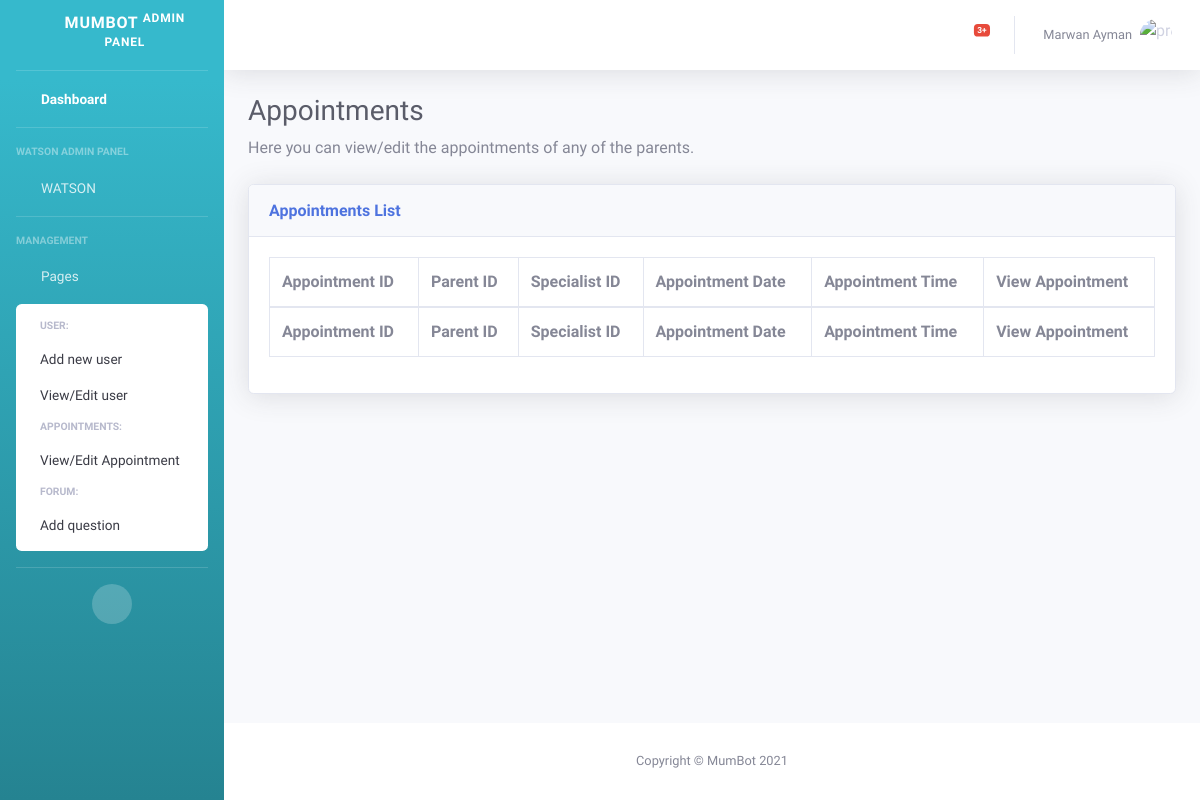
Before: /grad/appointments.html (signed in) with the older database file.
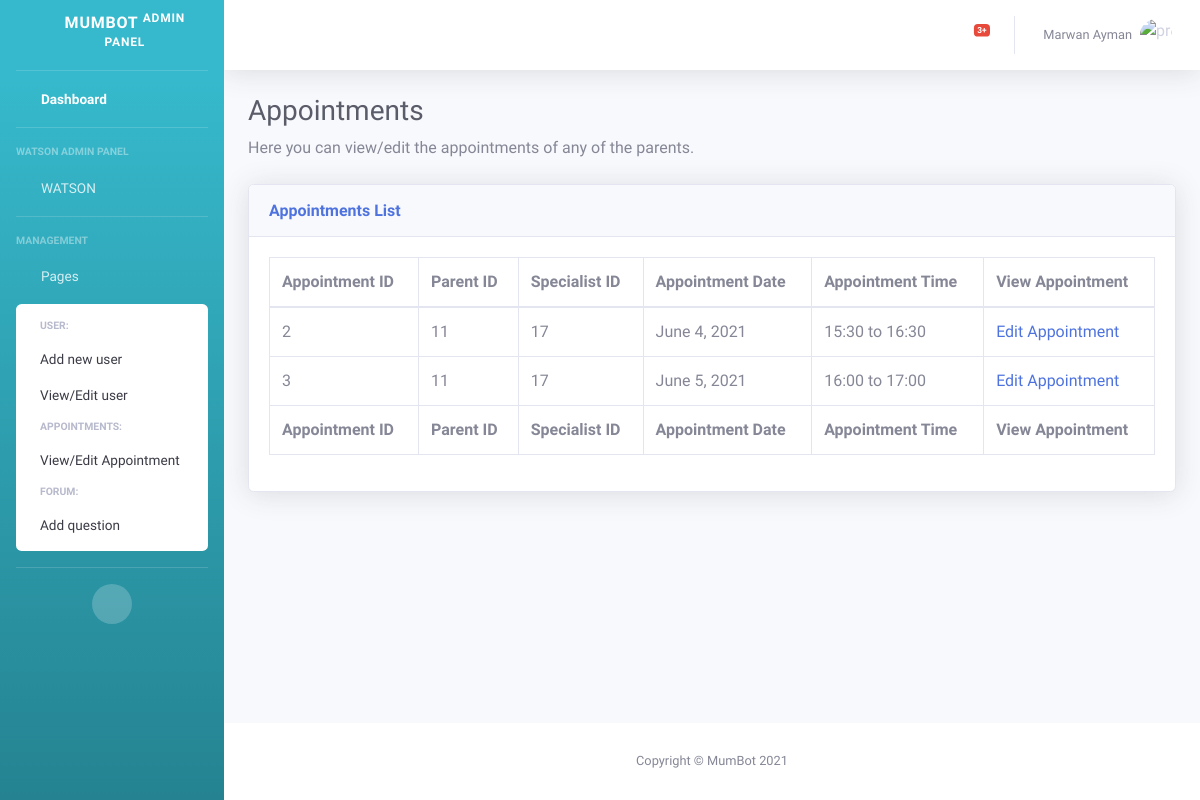
After: the same page with the newer database file.
### grad/models.py (models this page shows, shortened)
class VideoSession(models.Model):
    parent_id = models.ForeignKey(
        Parent, on_delete=models.CASCADE, related_name="VideoSessions")
    video_price = models.FloatField(default=50)
    video_duration_in_minutes = models.IntegerField(default=60)
    video_slot = models.ForeignKey(Slots, on_delete=models.CASCADE, related_name="RelatedApp")

class User(models.Model):
    user_password = models.CharField(max_length=32)
    user_name = models.CharField(max_length=25)
    user_phone = models.CharField(max_length=15)
    user_email = models.EmailField(max_length=254)
    user_role = models.IntegerField()

class Slots(models.Model):
    schedule_specialist = models.ForeignKey(
        Specialist, on_delete=models.CASCADE)
    free_day = models.CharField(max_length=20, default="")
    slot_date = models.DateField(
        auto_now=False, auto_now_add=False, default="2000-01-01")
    slot_start_time = models.TimeField(auto_now=False, auto_now_add=False)
    slot_end_time = models.TimeField(auto_now=False, auto_now_add=False)
    slot_start_time_integer = models.IntegerField(default=0)
    booked = models.BooleanField(default=0)

### grad/views.py (the view)
# urls.py: path("appointments.html", views.appointments, name="appointments"),
def appointments(request):
    if not request.user.is_authenticated:
        messages.error(request, "You are not authorized to view this page!")
        return HttpResponseRedirect(reverse("login"))
    else:
        return render(request, "grad/appointments.html", {
            "appointments": VideoSession.objects.all(),
        })

### grad/models.py (called while the page is built)
    def __str__(self):
        return f"{self.id}"

    def __str__(self):
        return f"{self.id}"

### grad/templates/grad/appointments.html (shortened to what this page needs)
<!DOCTYPE html>
<html lang="en">
<head>
    {% load static %}
    <link href="{% static 'grad/vendor/fontawesome-free/css/all.min.css' %}" rel="stylesheet" type="text/css">
    <link href="{% static 'grad/css/sb-admin-2.min.css' %}" rel="stylesheet">
    <link href="{% static 'grad/vendor/datatables/dataTables.bootstrap4.min.css' %}" rel="stylesheet">
</head>
<body id="page-top">
    <div id="wrapper">
        {% include "grad/sidebar.html" %}
        <div id="content-wrapper" class="d-flex flex-column">
            <div id="content">
                {% include "grad/navbar.html" %}
                <div class="container-fluid">
                    <h1 class="h3 mb-2 text-gray-800">Appointments</h1>
                    <p class="mb-4">Here you can view/edit the appointments of any of the parents.</p>
                    <div class="card shadow mb-4">
                        <div class="card-header py-3">
                            <h6 class="m-0 font-weight-bold text-primary">Appointments List</h6>
                        </div>
                        <div class="card-body">
                            <div class="table-responsive">
                                <table class="table table-bordered table-hover" id="dataTable" width="100%"
                                    cellspacing="0">
                                    <thead>
                                        <tr>
                                            <th>Appointment ID</th>
                                            <th>Parent ID</th>
                                            <th>Specialist ID</th>
                                            <th>Appointment Date</th>
                                            <th>Appointment Time</th>
                                            <th>View Appointment</th>
                                        </tr>
                                    </thead>
                                    <tfoot>
                                        <tr>
                                            <th>Appointment ID</th>
                                            <th>Parent ID</th>
                                            <th>Specialist ID</th>
                                            <th>Appointment Date</th>
                                            <th>Appointment Time</th>
                                            <th>View Appointment</th>
                                        </tr>
                                    </tfoot>
                                    <tbody>
                                        {% for app in appointments %}
                                        <tr>
                                            <td>{{app.id}}</td>
                                            <td>{{app.parent_id}}</td>
                                            <td>{{app.video_slot.schedule_specialist}}</td>
                                            <td>{{app.video_slot.slot_date}}</td>
                                            <td>{{app.video_slot.slot_start_time|date:"H:i"}} to {{app.video_slot.slot_end_time|date:"H:i"}}</td>
                                            <td><a href="{% url 'editappointment' app.id %}">Edit Appointment</a></td>
                                        </tr>
                                        {% endfor %}
                                    </tbody>
                                </table>
                            </div>
                        </div>
                    </div>
                </div>
            </div>
            <footer class="sticky-footer bg-white">
                <div class="container my-auto">
                    <div class="copyright text-center my-auto">
                        <span>Copyright &copy; MumBot 2021</span>
                    </div>
                </div>
            </footer>
        </div>
    </div>
</body>
</html>

Changed rows visible on the page:
added VideoSession: id "2", parent_id "11", video_slot.schedule_specialist "17", video_slot.slot_date "June 4, 2021", video_slot.slot_start_time "15:30", video_slot.slot_end_time "16:30"
added VideoSession: id "3", parent_id "11", video_slot.schedule_specialist "17", video_slot.slot_date "June 5, 2021", video_slot.slot_start_time "16:00", video_slot.slot_end_time "17:00"
